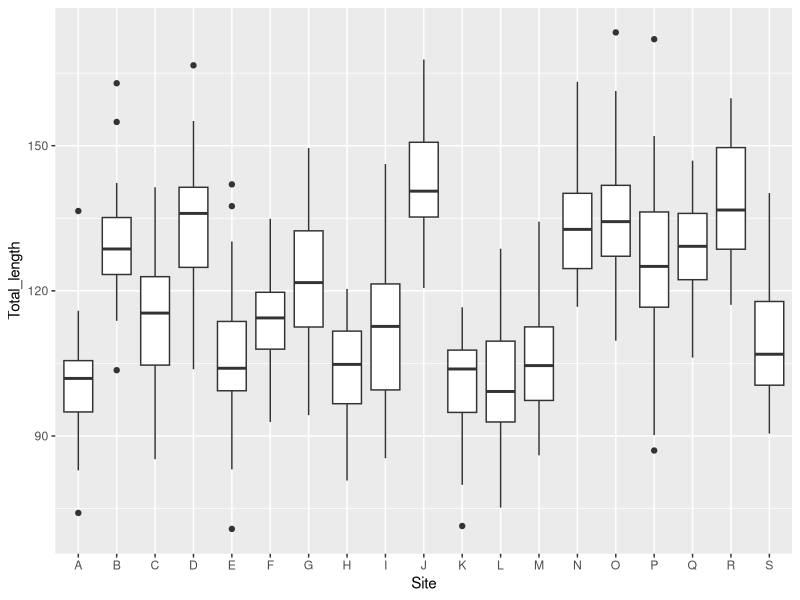

Recreate this plot in R. (Note: this script raises an error after producing the figure.)
# Week 2: Data manipulation

## This week, we're talking about dplyr
## It corresponds with chapter 5 of R for Data Science 
  ## (http://r4ds.had.co.nz/transform.html)
library(tidyverse)
library(cowplot)

lizards <- read_csv("data/week_1.csv")
tidy_quakes <- as_tibble(quakes) # A dataset of earthquakes near Fiji

#### mutate(): add a new column to a data frame ####

  mutate(.data = lizards, Total_length = SVL + Tail)
  # Note that you don't have to explicitly name the .data argument; just put it first
  mutate(lizards, Total_length = SVL + Tail)
  
  # You can mutate multiple variables in one command
  mutate(lizards, 
         total_length = SVL + Tail,
         rel_limb = Limb/SVL,
         log_total_length = log(total_length)) # You can refer to previously created columns 
  
#### The Pipe ( %>% ) ####
  
  mutate(lizards, Total_length = SVL + Tail)
  lizards %>% mutate(Total_length = SVL + Tail)
  
  # The pipe strings together functions.
  # It takes the result of one function and makes it the first argument of the next
  # b(a(x)) can be re-written as x %>% a() %>% b()
  # Think of it as "then"
  # Take x, then do a, then do b
  # This makes the order you write your code the same as the order it's executed.
  
  # Almost all of the functions in the tidyverse take data as the first argument, 
    # so the pipe can be very powerful
  
  # Example: take the lizard data set, then calculate the total length, then see how it varies among sites
  lizards %>% 
    mutate(Total_length = SVL + Tail) %>% 
    ggplot()+ aes(x = Site, y = Total_length) + geom_boxplot()

  # RStudio shortcut: Ctrl + Shift + M (Cmd + Shift + M on Mac)

  
  # Some other useful mutate commands
  lizards %>% mutate(intercept = 1) # creates a fixed column
  lizards %>% mutate(row_number = 1:n()) 
  
#### Exercises: 
  # 1. Add a column to the lizards dataset that gives the lizard's height relative to the maximum height.  Hint: max(x) shows the largest value of x. 
 
  # 2. Make a plot of relative limb length (Limb/SVL) vs. perch circumference (Diameter * pi)
  lizards %>% 
    # your code here %>% 
  ggplot() + aes(x = rel_limb, y = perch_circum) + geom_point()
  
#### filter(): returns subsets of a data frame ####
  filter(lizards, SVL > 60)
  # See what's going on here, look at the large column:
  mutate(lizards, large = SVL > 60)

  # This is a logical (TRUE/FALSE) column;
  # A filter command returns every row where SVL > 60 is TRUE
  
  # Logical vectors are created from conditional statements:
  # x == y; TRUE if x equals y
  # x != y; TRUE if x does not equal y
  # x > y; x >= y; 
  # x < y; x <= y; 
  # between(x, y, z); TRUE if x >= y AND x <= z
  # x %in% y; TRUE if x is an element in y
  # is.na(x); TRUE if x is a missing value (NA)
  
  # Combining and modifying logical values:
  # x & y  - returns TRUE if both x and y are TRUE
  # x | y - returns TRUE if either x or y are TRUE
  # !x - returns the opposite of x
    # This is useful to combine with other logical functions
    # filter(data, !is.na(x))  will remove all rows where x is a missing value
  

  # What's the SVL-Height relationship for Blue lizards in sites A through E?
  lizards %>% # You can filter multiple statements
    filter(Color == "Blue",
           Site %in% c("A", "B", "C", "D", "E")) %>%
    ggplot(aes(x = SVL, y = Height, color = Site)) + geom_point()

#### Exercises:
#### 
  # 3. Print a dataframe that shows only the lizards higher than 150 cm. Working off your code, count how many there were.
  
  # 4. How many lizards perching on trees or shrubs aren't brown?  Visualize the height to diameter relationship between them.
  
#### select(): keep or remove columns ####

lizards %>% select(Site, Color, SVL) # keeps the columns Site, Color, SVL

# Three ways to select variables:
# By name (which we just did)

# From a character vector
keep_cols = c("Site", "Color", "SVL")
lizards %>% select(keep_cols)

# By position
lizards %>% select( 1, 2, 7) 
lizards %>% select(1:4) # this is more useful for ranges of values

# Use negative signs to REMOVE columns
lizards %>% select(-Color, -Limb)
lizards %>% select(-(1:5))

#### arrange(): Sorts your columns ####

lizards %>% arrange(Mass) # Sorts from lowest to highest
lizards %>% arrange(desc(Mass)) # use desc() to sort from highest to lowest

  # Categorical variables:
lizards %>% arrange(Site) # Note how there's some ties
lizards %>% arrange(Site, Color, SVL) # You can add extra variables to break ties

  # This can be useful for creating rankings
  lizards %>% arrange(desc(SVL)) %>% 
    mutate(size_rank = 1:n())

#### summarize(): create summary statistics ####
  lizards %>% summarize(mean_SVL = mean(SVL), sd_SVL = sd(SVL),
                        med_SVL = median(SVL), count = n())
  # Summarize takes in a bunch of rows and returns one.  
  # You can use any function that takes in a vector and returns a single value.
  
  # One useful trick for getting proportions:
  lizards %>% summarize(prop_tree = mean(Perch_type == "Tree"), 
                        prop_shrub = mean(Perch_type == "Shrub"),
                        prop_building = mean(Perch_type == "Building"),
                        prop_other = 1 - (prop_tree + prop_shrub + prop_building))
  
  lizards %>% summarize_all(mean) # summarize_all applies the function to each variable.  Note that we're getting NAs for some, because you can't take the mean of a category.  
   
#### group_by(): apply functions separately to each group ####

# Summarize (and other functions) become much powerful when applied to group_data

  lizards %>% group_by(Site) # This doesn't seem to do much 
  
  lizards %>% group_by(Site) %>% 
    summarize(mean_SVL = mean(SVL), count = n()) 
  # But that's interesting...

  # You can group by multiple factors:
  lizards %>% group_by(Site, Color) %>% 
    summarize(mean_SVL = mean(SVL), count = n()) %>% ungroup() 
  
  # A more complicated example:
  # Plot the mean +/- standard error of each color at each site
  lizards %>% group_by(Site, Color) %>% 
    # Calculate Mean and SE
    summarize(mean_SVL = mean(SVL), std_err = sd(SVL) / sqrt(n())) %>% #
    ungroup() %>% 
    # Calculate upper/lower limits for error bars
    mutate(lower = mean_SVL - std_err, upper = mean_SVL + std_err) %>% 
    ggplot() + # Create the plot
    aes(x = Site, y = mean_SVL, color = Color, ymin = lower, ymax = upper) + 
    # Add the points and error bars
    geom_errorbar(position = position_dodge(width = .45)) +
    # Note that position argument is used to keep the colors from overlapping
    geom_point(position = position_dodge(width = .45))  
  
# group_by() doesn't just work with summarize()
  
  # What's the relative height of each lizard within each site?
  lizards %>% group_by(Site) %>% 
    mutate(rel_height = Height/max(Height)) %>% 
    # Note here that max(Height) was applied within sites
    ungroup %>% 
    ggplot(aes(x = Site, y = rel_height)) + geom_jitter(width = .2)

#### Exercises:

  # 5. Visualize the relationship between the maximum height at a site and the average limb length
  lizards %>% 
    # Your code here %>% 
    ggplot() + aes(x = max_height, y = mean_limb) + 
    geom_smooth(method = "lm") + geom_point() 
    
  # Advanced question: For each site, what's the mean limb length of the five largest individuals (by SVL)? What proportion of these indiviuals is blue? 
  